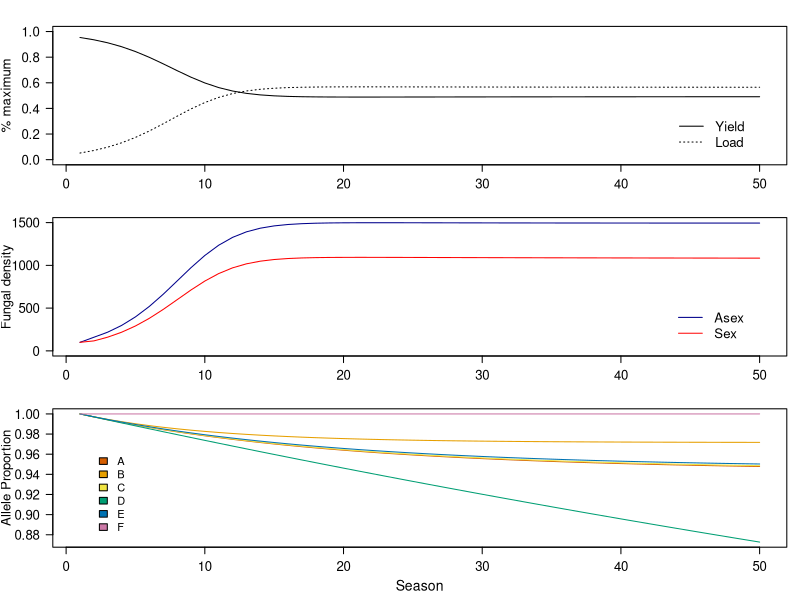
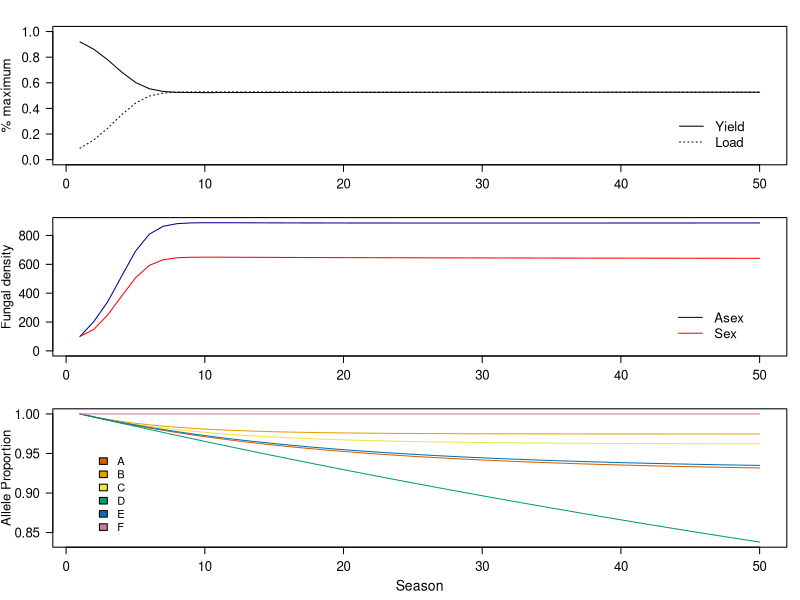
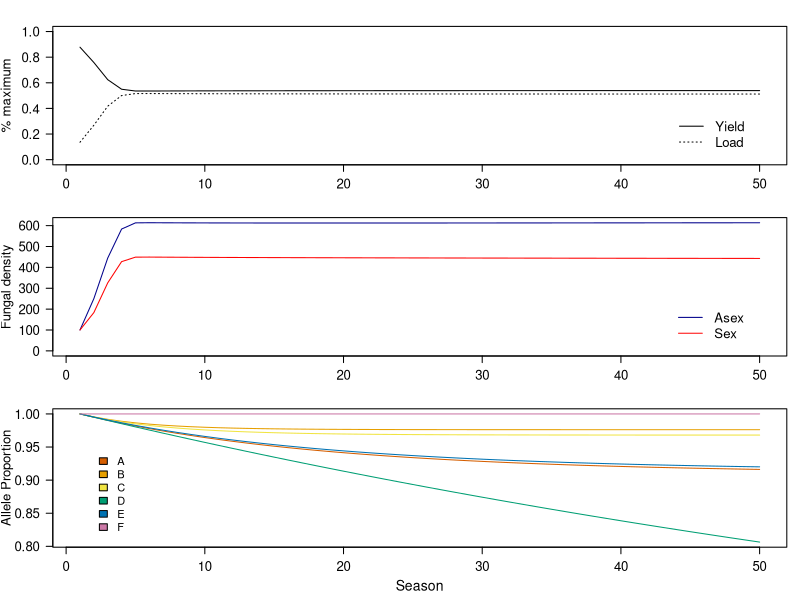
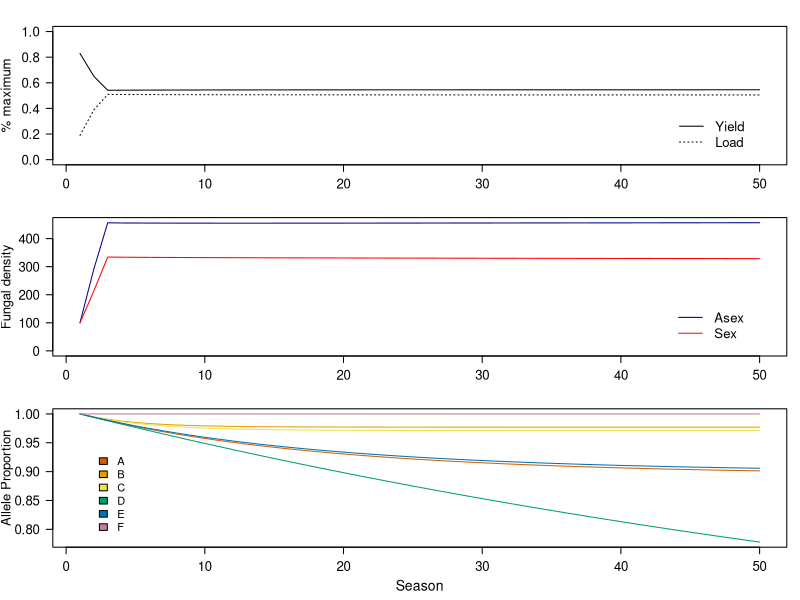
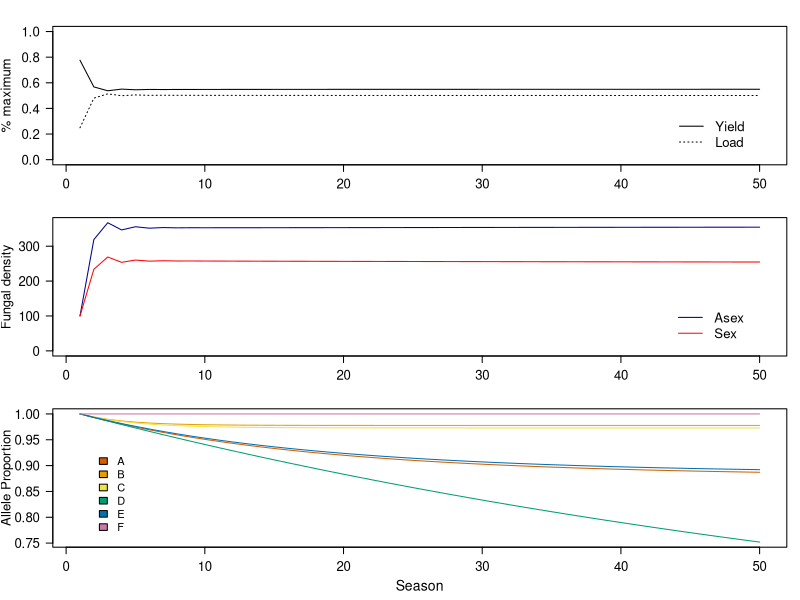
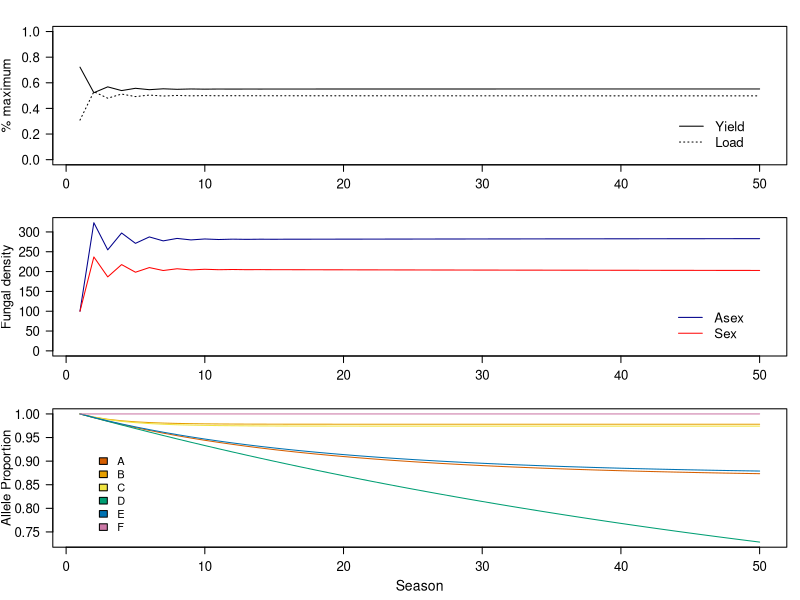
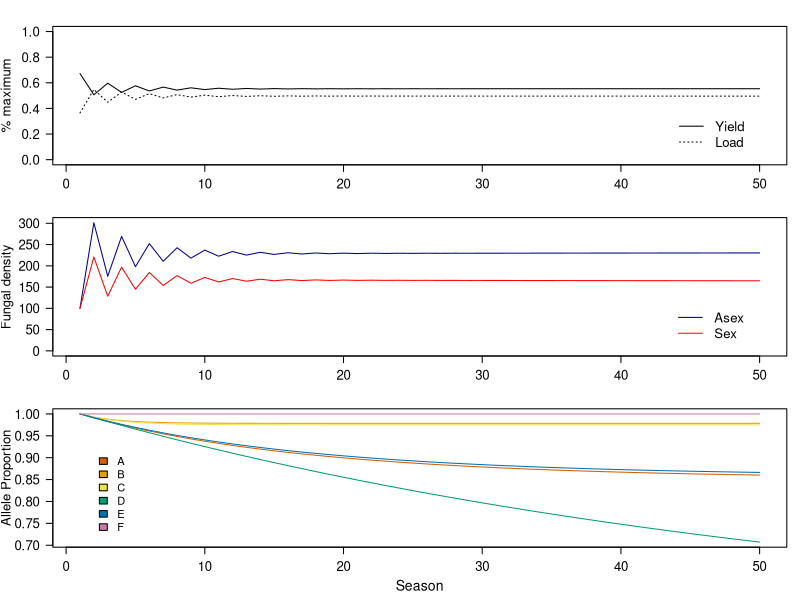
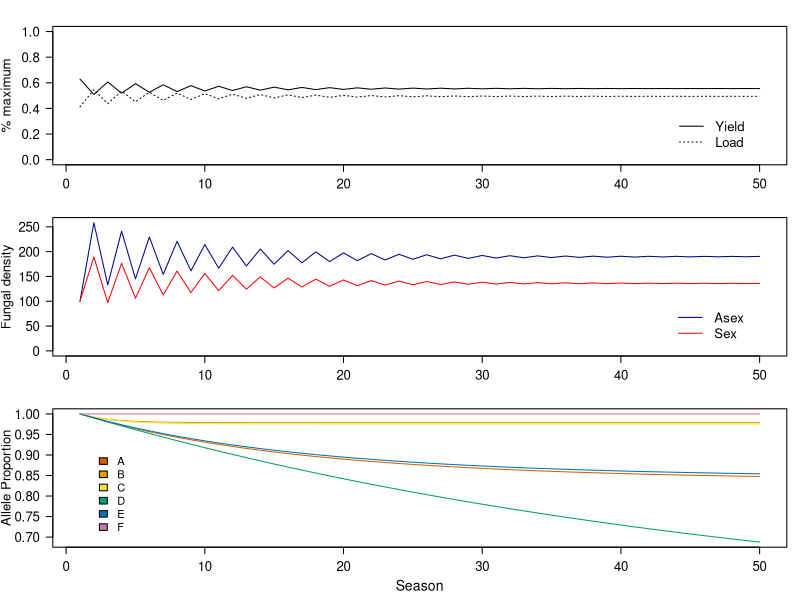

Source code (R) for these figures, in order:
##A model of a fungal plant pathogen on a plant crop in a single field
##We will model uninfected (S), infected (I) plants using S and I to match SI model for epidemiology

##Code to run simulations in Garner, Alkemade and Barraclough 2026 'Evaluating the potential to control fungal plant pathogens using gene drive technology'

library(stringr)
library(fBasics)
library(data.table)

##------------------------------------------------------------------------------------------------------------
##Scenario
	scenario<-1

##matrix to store results in
	grand.res<-NULL

	my.model<-1
	params<-1:20
	yield_params<-matrix(NA,nrow=length(params),ncol=50)
	
for (param in params) {	

##1) Define parameter values 

##Total time to run the simulation
	nseasons<-50
##Maximum number of asexual generations completed on the crop plant each season
	ngens<-param
##Mutation Rate
	mut=c(mut_A=0.001,mut_B=0.001,mut_C=0.001,mut_D=0.001,mut_E=0.001,mut_F=0.00)
##Proportionate yield of infected plants
	Inf_Yield<-0.1
##Toggle whether to additionally plot the within-season dynamics for the final season - by default plots seasons
	plot.within.season<-FALSE

##Wild-type (ABCDEF) parameter values for asexual stages
	##A) Fecundity (Number of Offspring) in soil/debris in spring
	##B) Infection of plants
	##C) Growth on plants
	##D) Proportion of Sex Offspring at end of season
	##E) Winter Survival
	##F) Gene Drive locus

	wt.params<-c(Fecundity=1.3,Infection=0.9,Growth=1.5, Pro_sex=0.4, Survival=0.9,Blank=1)
	wt.alleles<-c("A","B","C","D","E","F")

##Effects of antifungal control on parameter values = selection coefficient of WT in fungicide environment
	control_effect<-c(control_effect_A=0.2,control_effect_B=0.2,control_effect_C=0.2,control_effect_D=0.2,control_effect_E=0.2,control_effect_F=0.2)
##Efficacy of resistance, i.e. how close does resistance get proportionately to restoring original parameter value
	efficacy_resistance<-c(efficacy_resistance_A=0.01,efficacy_resistance_B=0.01,efficacy_resistance_C=0.01,efficacy_resistance_D=0.01,efficacy_resistance_E=0.01,efficacy_resistance_F=0.01) 
##Cost of resistance = selection coefficient of resistant allele in wildtype environment without fungicide
	cost_resistance<-c(cost_resistance_A=0.05,cost_resistance_B=0.05,cost_resistance_C=0.05,cost_resistance_D=0.05,cost_resistance_E=0.05,cost_resistance_F=0.05) 
	
##Gene drive parameters - TIM ADDED INOCULUM SIZE OF GENE DRIVE SPORES
		gene_drive.params<- c(Lethality = 0.0 ,Selfishness = 20, Fecundity_Inhibition = 0.2, Infection_Inhibition = 0.2, Growth_Inhibition = 0.2, Sex_Inhibition = 0.2, Survival_Inhibition=0.2, Inoculum = 50)
   	
    ##NB Compare with Burt 2003, epsilon = Selfishness/(Selfishness+1), and Selfishness = epsilon/(1-epsilon)
	##Where epsilon is probability of F converted to f in Homing Endonuclease Gene
	##Selfishness = 9 equates to epsilon = 0.9, default used in Burt paper (10 = 0.91)
	##Selfishness = 20 equates to epsilon = 0.952381. (19 = epsilon 0.95)
	##Selfishness = 99 (or 100 rounding) equates to epsilon =0.99, cited as realistic high value in yeast in Burt


##Assigns when the prescribed control measure is applied
	gene_drive<-array(FALSE,dim=c(nseasons,1))
	fungicide<-array(1,dim=c(nseasons,ngens,5))	

##The set of possible models to consider
	model.choices<-c("No_control","One_Fungi_20","Two_Fungi_Simult","Two_Fungi_Alt","HaploidGeneDrive","DiploidGeneDrive","HaploidFungicide","DiploidFungicide")
##change my.model to select a model

	
	#my.model<-8
	which.model<-model.choices[my.model]

	## a) No control
	 if (which.model=="No_control") {
			}
			
	##Fungicide models from here

	## b) One fungicide, 20 seasons
	 if (which.model=="One_Fungi_20") {
	  which.seasons<-20:40
	  which.fungicide<-1
	  fungicide[which.seasons,, which.fungicide]<-2
    	 }
    	
   	##c) Two fungicides simultaneously
	 if (which.model=="Two_Fungi_Simult") {
	  which.seasons<-20:40
	  which.fungicide<-c(2,3)
	  fungicide[which.seasons,, which.fungicide]<-2
    	}   	

	## d) Alternating fungicides every 5 years
	 if (which.model=="Two_Fungi_Alt") {
	  which.fungicide<-c(2,3)
	  fungicide[c(20:24,30:34,40:44),, which.fungicide[1]]<-2
	  fungicide[c(20:24,30:34,40:44)+5,, which.fungicide[2]]<-2
    	}

	##Gene drive models from here

    ## e) Haploid gene drive - need to set lethality to 0, which parameter is affected and inhibition amount above.
     if (which.model=="HaploidGeneDrive") {
     	##Gene drive parameters - TIM ADDED INOCULUM SIZE OF GENE DRIVE SPORES
		gene_drive.params<- c(Lethality = 0.0 ,Selfishness = 20, Fecundity_Inhibition = 0.2, Infection_Inhibition = 0.2, Growth_Inhibition = 0.2, Sex_Inhibition = 0.2, Survival_Inhibition=0.2, Inoculum = 50)
		##Selector for which stage the gene_drive is affecting in haploid model
		gene_drive_control<-c(2)
		##when is the gene drive started
		  gene_drive[20:nseasons]<-TRUE
    	}
 
    	
    ##f) Diploid gene drive -  need to set lethality to >0, e.g. 0.99 and inhibition parameters to zero.
  if (which.model=="DiploidGeneDrive") {
     	##Gene drive parameters - TIM ADDED INOCULUM SIZE OF GENE DRIVE SPORES
		gene_drive.params<- c(Lethality = 0.99 ,Selfishness = 20, Fecundity_Inhibition = 0.0, Infection_Inhibition = 0.0, Growth_Inhibition = 0.0, Sex_Inhibition = 0.0, Survival_Inhibition=0.0, Inoculum = 50)
		##Selector for which stage the gene_drive is affecting in haploid model - REQUIRED BUT NOT USED IN THIS VERSION
		gene_drive_control<-c(2)		  
		gene_drive[20:nseasons]<-TRUE
    	}
    
	## g) Haploid gene drive plus one fungicide
   	if (which.model=="HaploidFungicide") {
    	##Gene drive parameters - TIM ADDED INOCULUM SIZE OF GENE DRIVE SPORES
		gene_drive.params<- c(Lethality = 0.0 ,Selfishness = 20, Fecundity_Inhibition = 0.2, Infection_Inhibition = 0.2, Growth_Inhibition = 0.2, Sex_Inhibition = 0.2, Survival_Inhibition=0.2, Inoculum = 50)
		##Selector for which stage the gene_drive is affecting in haploid model
		gene_drive_control<-c(2)
		##when is the gene drive started
		  gene_drive[20:nseasons]<-TRUE
	  		which.seasons<-20:40
	  		which.fungicide<-c(3)
	  		fungicide[which.seasons,, which.fungicide]<-2
    	}
    	
     ##h) Diploid gene drive + fungicide
  if (which.model=="DiploidFungicide") {
     	##Gene drive parameters - TIM ADDED INOCULUM SIZE OF GENE DRIVE SPORES
		gene_drive.params<- c(Lethality = 0.99 ,Selfishness = 20, Fecundity_Inhibition = 0.0, Infection_Inhibition = 0.0, Growth_Inhibition = 0.0, Sex_Inhibition = 0.0, Survival_Inhibition=0.0, Inoculum = 50)
		##Selector for which stage the gene_drive is affecting in haploid model - REQUIRED BUT NOT USED IN THIS VERSION
		gene_drive_control<-c(2)		  
		gene_drive[20:nseasons]<-TRUE
			which.fungicide<-c(2)
	  		fungicide[which.seasons,, which.fungicide]<-2
    	}
   	
    
#----------------------------------------------------------------------------------------------------------------

##2) Construct the mutation table

##TIM JAN 2026- rearranged order of some lines as wasn't working from cold
	Genotype.combos<-expand.grid(c(0,1),c(0,1),c(0,1),c(0,1),c(0,1),c(0,1))
	Genotype.ids<-apply(expand.grid(c("A","a"),c("B","b"),c("C","c"),c("D","d"),c("E","e"),c("F","f")),1,function(x) paste(x,collapse=""))
	##Set up mutation matrix
	mut.list<-list()
	for (i in (1:6)) {
	  mut.list[[i]]<-outer(substring(Genotype.ids,i,i),substring(Genotype.ids,i,i),"==")
	  mut.list[[i]][mut.list[[i]]]<-(1-mut[i])
	  mut.list[[i]][!mut.list[[i]]]<-mut[i]
	}
	mut.matrix<-mut.list[[1]]*mut.list[[2]]*mut.list[[3]]*mut.list[[4]]*mut.list[[5]]*mut.list[[6]]
	

#-----------------------------------------------------------------------------------------
		
##3) Build the parameter array for asexual steps, initially with wildtype values
	##Each matrix in the array contains the associated coefficients for each different locus
	Asex.params<-array(dim=c(2,length(Genotype.ids),length(wt.params)))
	dimnames(Asex.params)[[1]]<-c("None","Control")
	##Row 1 = values when fungicide for that life stage is absent
	##Row 2 = values when fungicide for that life stage is present
	dimnames(Asex.params)[[2]]<-Genotype.ids
	##Columns = each genotype in Genotype.ids
	dimnames(Asex.params)[[3]]<-names(wt.params)
	for (i in (1:length(wt.params))) {Asex.params[,,i]<-wt.params[i]
	Asex.params[1,!grepl(wt.alleles[i],Genotype.ids,fixed=TRUE),i]<-wt.params[i]*(1-cost_resistance[i])}
	for (i in (1:5)) {
	  Asex.params[2, grepl(wt.alleles[i],Genotype.ids,fixed=TRUE),i]<-wt.params[i]*(1-control_effect[i])  
	  ##Values for wild-type allele: first number = value without control, second number = value with control
	  Asex.params[2, !grepl(wt.alleles[i],Genotype.ids,fixed=TRUE),i]<-wt.params[i]*(1-efficacy_resistance[i])    
	  ##Values for alternative/resistant allele: first number = value without control, second number = value with control
	}

##Alter the parameters based on any gene drive effects on haploid life-cycle
	if (any(gene_drive)) {
		for (i in gene_drive_control) {
	  Asex.params[, grepl("f",Genotype.ids,fixed=TRUE),i]<-Asex.params[, grepl("f",Genotype.ids,fixed=TRUE),i]*c(1-gene_drive.params[i+2],1-gene_drive.params[i+2])
	} #Reduces the fitness for the chosen gene_driven effects
	}
	
##Build parameter array for sexual spores
	Sex.params<-Asex.params
	##Currently we assume survival is proportionately higher and fecundity is proportionately lower, irrespective of control
	##TIM JAN 2026- need to think about justification for this a bit, but in any case, 
	##could change so there is a trade-off between survival and fecundity but no net benefit, 
	##plus avoid >100% survival sexual spores, hence i.e. changed to 0.909 and 1.1 to work with defaults. 
	sex_effects<-c(1/1.1,1,1,1,1.1,1)
	Sex.params<-sweep(Sex.params,MARGIN=3,STATS=sex_effects,FUN="*")

#----------------------------------------------------------------

##4) Calculate the random mating and gamete table for sexual reproduction

	alleles<-list()
	for (i in (1:6)) {
	  alleles[[i]]<-strsplit(outer(substring(Genotype.ids,i,i),substring(Genotype.ids,i,i),paste)," ")}
	
	count.genotypes<-function(x) {
	  genos<-outer(alleles[[1]][[x]],alleles[[2]][[x]],paste)
	  genos<-gsub(" ","",as.vector(outer(genos,alleles[[3]][[x]],paste)))
	  genos<-gsub(" ","",as.vector(outer(genos,alleles[[4]][[x]],paste)))
	  genos<-gsub(" ","",as.vector(outer(genos,alleles[[5]][[x]],paste)))
	  genos<-gsub(" ","",as.vector(outer(genos,alleles[[6]][[x]],paste)))
	  return(Genotype.ids%in%genos/sum(Genotype.ids%in%genos))}
	
	RM.table<-t(simplify2array(lapply(1:length(alleles[[1]]),count.genotypes)))
	colnames(RM.table)<-Genotype.ids
	
	allele.array<-array(unlist(alleles),dim=c(2,length(alleles[[1]]),length(alleles)))
	rownames(RM.table)<-paste(apply(allele.array[1,,],1,function(x) paste(x,collapse="")),".",
	                          apply(allele.array[2,,],1,function(x) paste(x,collapse="")),sep="")
	
	##4b) Gene drive alterations to the mating table
	#Rescales f columns to have a greater proportion from sexual reproduction
	RM.table[,grepl("f",Genotype.ids,fixed=TRUE)]<- gene_drive.params["Selfishness"]*RM.table[,grepl("f",Genotype.ids,fixed=TRUE)]
	#Renormalises the table to ensure all rowsums
	RM.table<-RM.table/apply(RM.table,1,sum)
	#Applies lethality to the 'ff' haploids if applicable
	RM.table[str_count(rownames(RM.table),"f")==2,]<-(1-gene_drive.params["Lethality"]^2)*RM.table[str_count(rownames(RM.table),"f")==2,]
	##N.B. For consistency with literature the scalar is 1-e^2 as opposed to simply just redefining the scalar

#---------------------------------------------------------------------------------------------------------

##5) Assign initial values

	##Initial Crop and spore Densities across genotypes
	Initial_Crop<-10000
	#Initial_Spore_Asex<-rep(1.00,length(Genotype.ids))
	#Initial_Spore_Asex[33:64]<-0.0001
	##TIM CHANGED 2026 - start with 100% wild-type alleles
	Initial_Spore_Asex<-rep(0,length(Genotype.ids))
	Initial_Spore_Asex[1]<-100
	Initial_Spore_Sex<-Initial_Spore_Asex
	names(Initial_Spore_Asex)<-Genotype.ids
	names(Initial_Spore_Sex)<-Genotype.ids
##Records of Yield, Load and Spores
	Yield<-array(NA,nseasons)
	Load<-array(NA,nseasons)
	Asex_spores<-matrix(NA,nrow=nseasons,ncol=2^6)
	Sex_spores<-matrix(NA,nrow=nseasons,ncol=2^6)

##Set-up for season 1 from some hypothetical YEAR 0
	 N_Asex <- Initial_Spore_Asex
	 N_Sex<-Initial_Spore_Sex
	  
#--------------------------------------------------------------------------------------------

##6) Run model - step through a set of discrete life stages of fungus within each loop of a yearly cycle##
 
 ##array to plot example of within season dynamics in final season
 within_season<-matrix(NA,nrow=31,ncol=6)
 colnames(within_season)<-c("S","I","Nasex","Nsex","Stage","Gen")

##Start of season loop
 
for (season in (1: nseasons)) {

##A) Start of the year, new field of crop planted, initially all uninfected
	#print(season)
	S<-Initial_Crop
	I<-0
	
	within_season[1,]<-c(S,I,sum(N_Asex),sum(N_Sex),1,1)
	
	#Builds the fungicide set-up for the year
	
	#Sets up the gene_drive if it is enabled for this season TIM ALTERRED 2026 - NOT SURE WHY DOING THIS EVERY LOOP
		##INSTEAD, JUST NEED TO INTRODUCE f ALLELES AT START OF GENE DRIVE
	if (any(gene_drive)){
		if (season == which(gene_drive)[1]) {
		
		N_Asex["ABCDEf"]<-gene_drive.params["Inoculum"]
		
	  #Resets the parameter array
	  #for (i in (1:length(wt.params))) {Asex.params[,,i]<-wt.params[i]
	  	##CHECK HERE - NOT SURE IT IS RIGHT
	  #Asex.params[1,!grepl(wt.alleles[i],Genotype.ids,fixed=TRUE),i]<-wt.params[i]*(1-cost_resistance[i])}
	  #Now applies the fungicide effects
	  #for (i in 1:6) {
	  #  Asex.params[2, grepl(wt.alleles[i],Genotype.ids,fixed=TRUE),i]<-wt.params[i]*(1-control_effect[i])  
	  #  Asex.params[2, !grepl(wt.alleles[i],Genotype.ids,fixed=TRUE),i]<-wt.params[i]*(1-efficacy_resistance[i])}
  	#for (i in gene_drive_control) {
  	 # Asex.params[, grepl("f",Genotype.ids,fixed=TRUE),i]<-Asex.params[, grepl("f",Genotype.ids,fixed=TRUE),i]*c(1-#gene_drive.params[i+2],1-gene_drive.params[i+2])
  	#}
  	
	}
	}
	#Finally sets up the sexual spore parameters - TIM 2026, DON'T NEED THIS?
	#Sex.params<-Asex.params
	#Sex.params<-sweep(Sex.params,MARGIN=3,STATS=sex_effects,FUN="*")
	
	##Record numbers of spores after first planting 
	Asex_spores[season,]<-N_Asex
	Sex_spores[season,]<-N_Sex
	#print(N_Asex)
	#print(N_Sex) 
	
##B) Spores produced by surviving fungal material from the previous year
	N_Asex <- N_Asex * Asex.params[fungicide[season,1,1],,"Fecundity"]
	N_Sex  <- N_Sex  *  Sex.params[fungicide[season,1,1],,"Fecundity"] #Modeled as directly proportional

#Mutation of spores as they reproduce
 	N_Asex <- as.vector(N_Asex%*%mut.matrix)
 	N_Sex <- as.vector(N_Sex%*%mut.matrix)

##TIM JAN 2026- I think we should combine all the spores here for infection
##				otherwise density-dependence is not working properly (each infects more than should
##				if combined together), and no legacy of origin of spores by this stage.

	N_Asex <- N_Asex + N_Sex

	within_season[2,]<-c(S,I,sum(N_Asex),0,1,2)


##C) Initial Infections from the soil 
	#Modeled as proportional to spore density and number of uninfected crops
	
	I_Asex <- N_Asex * Asex.params[fungicide[season,1,2],,"Infection"] * S / (S + I)   ## or S/(S + I) to match SIR models
	## COMMENT OUT JAN 2026 I_Sex <- N_Sex * Sex.params[fungicide[season,1,2],,"Infection"] * S/(S + I)   ## or S/(S + I) to match SIR models
	# Calculates the new infections
	
	New_I<- I_Asex #Genotype array of the new infections
	I <- sum(New_I) #Total number of new infections
	S <- S - I #Remaining healthy crop
	
	within_season[3,]<-c(S,I, sum(New_I),0,2,3)

	
##D) Asexual sporulation and infection generations occur as fungus spreads on the crop

##WITHIN THIS LOOP ASSUME THAT ALL REPRODUCTION IS ASEXUAL - SO NO SEXUAL SPORES FORMED DURING THE GEN LOOP OR PRESENT AT THIS TIME
##NEED PARAMETER/FITNESS THAT DEPENDS ON PRESENCE/ABSENCE OF CONTROL MEASURE, SO CAN TOGGLE ON/OFF OR ALTERNATE 

for (gen in (1:ngens)) {
#Production of new spores per infected plant
	N_Asex <- New_I * Asex.params[fungicide[season,gen,3],,"Growth"]
#Mutation of spores as they reproduce
 	N_Asex <- as.vector(N_Asex%*%mut.matrix)
	
#New infections arise from asexual spores	
  New_I <- N_Asex * Asex.params[fungicide[season,gen,2],,"Infection"] * S/(S + I)   ## or S/(S + I) to match SIR models
	I <- I + sum(New_I)
	S <- S - sum(New_I)
	
	within_season[3+gen,]<-c(S,I, sum(New_I),0,3,3+gen)

	
	} ##end of generations loop
	
	##No need to update these during the Asexual generations, but still need the correct values for the fungicide state at the end 
	Sex.params<-Asex.params
	Sex.params<-sweep(Sex.params,MARGIN=3,STATS=sex_effects,FUN="*")
##E) Crop Harvesting and Load Recording

	Yield[season]<- S + Inf_Yield * I
	Load[season]<-I/Initial_Crop
	
	within_season[3+ngens+1,]<-c(0,0, sum(New_I),0,4,3+ngens+1)

	
##F) Some fungal material produced by last infection cycle overwinters as sexual or as asexual, depending on genotype

	N_Asex <- New_I * (1-Asex.params[fungicide[season,ngens,4],,"Pro_sex"])
	N_Sex <- New_I * (Asex.params[fungicide[season,ngens,4],,"Pro_sex"])
	
	within_season[3+ngens+2,]<-c(0,0, sum(N_Asex),sum(N_Sex),5,3+ngens+2)

	
##G) Sexual Reproduction at the end of the season
#N.B Final sum of density will be same, but ratios of genotypes could change within N_Sex
	
	tmp.Sex_Spore.prop<-N_Sex%o%N_Sex
	tmp.Sex_Spore.prop<-tmp.Sex_Spore.prop/sum(tmp.Sex_Spore.prop)
	Sex_Spore.prop<-colSums(RM.table*as.vector(tmp.Sex_Spore.prop))
	N_Sex<-sum(N_Sex)* Sex_Spore.prop
##Mutations occur during spore formation 
 	N_Sex <- as.vector(N_Sex%*%mut.matrix)	

 	N_Asex <- as.vector(N_Asex%*%mut.matrix)	

##H) Over-winter survival  
	
 	N_Asex <- N_Asex * Asex.params[fungicide[season,ngens,5],,"Survival"]  
 	N_Sex <- N_Sex * Sex.params[fungicide[season,ngens,5],,"Survival"] #Currently modelled as directly proportional
 	
 	names(N_Asex)<-Genotype.ids 
 	names(N_Sex)<-Genotype.ids 
 	
 	within_season[3+ngens+3,]<-c(0,0, sum(N_Asex),sum(N_Sex),6,3+ngens+3)
 		  	
	} ##end of season loop

##add column names
colnames(Asex_spores)<-Genotype.ids
colnames(Sex_spores)<-Genotype.ids

#------------------------------------------------------------------------------------------------------------

##7) PLOT DENSITIES AND ALLELE FREQUENCIES	

##set color-blind palette for loci
col.pal<-c("#D55E00","#E69F00","#F0E442","#009E73","#0072B2","#CC79A7")
cx<-1.2

##Make filename so that keep figures for different versions
tmp<-""
if (exists("which.fungicide")&(max(fungicide)==2)) tmp<-paste0(".",paste0(which.fungicide,collapse=""))
if (exists("gene_drive_control")&any(gene_drive)) tmp<-paste0(tmp,".", paste0( gene_drive_control,collapse=""))

file.name<-paste0("Figures/Model",my.model,"_param",param,tmp,".pdf")

pdf(file=file.name,height=5.5,width=2.5)

par(mfcol=c(3,1),mar=c(2,4,2,1),oma=c(2,0,0,0))

##PLOT OVER SEASONS
comb.spores<-Asex_spores+ Sex_spores
plot(Yield/Initial_Crop,type="l",main="",xlab='Season',ylab="% maximum",las=1,ylim=c(0,1),cex.axis= cx,cex.lab= cx)
lines(Load,type="l",main="Load",xlab='Season',las=1,lty=3)
legend("bottomright", bty="n",inset=.05, legend=c("Yield","Load"),lty=c(1,3),cex= cx)
plot(rowSums(Asex_spores),ylim=c(0,max(c(rowSums(Asex_spores),rowSums(Sex_spores)))),col="darkblue",type="l",ylab="Fungal density",main="",xlab='Season',las=1,cex.axis= cx,cex.lab= cx)
lines(rowSums(Sex_spores),col="red")
legend("bottomright", bty="n",inset=.05,legend=c("Asex","Sex"),col=c('darkblue','red'),lty=1,cex= cx)
##combine genotype counts of asexual and sexual spores
##CALCULATE AND PLOT ALLELE FREQUENCES
allele.freqs<-matrix(NA,nrow=nseasons,ncol=length(wt.alleles))
for (i in (1:length(wt.alleles))) {
  allele.freqs[,i]<-rowSums(comb.spores[,grepl(wt.alleles[i],colnames(comb.spores))])/rowSums(comb.spores)
}
dimnames(allele.freqs)[[2]]<-wt.alleles
matplot(allele.freqs,type="l",lty=1,las=1,main="",col=col.pal,xlab='Season',ylab='Allele Proportion',cex.axis=cx,cex.lab=cx)
legend("bottomleft", bty="n",inset=.05,legend=wt.alleles,fill=col.pal,horiz=FALSE)
mtext(text = "Season",side=1,line=2.5,cex=0.7*cx)

dev.off()


# 7a) Optional, needs switching on - PLOT WITHIN SEASON


file.name2<-gsub("Model","WithinSeason",file.name)

if (plot.within.season) {

  pdf(file= file.name2, height=5.5,width=2.5)
  
  par(mfcol=c(3,1),mar=c(2,4,2,1),oma=c(2,0,0,0))
  matplot(within_season[1:11,1:2],type="s",ylab="Plant Density",xlab="step",main="",col=1,lty=c(1,3),xaxt="n",cex.axis=cx,cex.lab=cx)
  legend("topright", bty="n",inset=.05,legend=c("Susceptible","Infected"),lty=c(1,3))
  polygon(c(1,2,2,1),c(0,0,max(within_season[1:11,1:2])*1.1, max(within_season[1:11,1:2]))*1.1,col=gray(0.5,0.1),border=NA)
  polygon(c(3,8,8,3),c(0,0,max(within_season[1:11,1:2])*1.1, max(within_season[1:11,1:2]))*1.1,col=gray(0.5,0.1),border=NA)
  polygon(c(9,10,10,9),c(0,0,max(within_season[1:11,1:2])*1.1, max(within_season[1:11,1:2]))*1.1,col=gray(0.5,0.1),border=NA)
  mtext(text=1:6,at=c(1.5,2.5,5.5,8.5,9.5,10.5),side=1,line=0.2,cex=0.7*cx)
  mtext(text="Stage",side=1,line=1.2,cex=0.7*cx)
  
  matplot(within_season[1:11,3:4],type="s",ylab="Fungal Density",xlab="step",main="",col=c("darkblue","red"),lty=1,xaxt="n",cex.axis=cx,cex.lab=cx)
  legend("center", bty="n",inset=.05, legend=c("Asex","Sex"),col=c('darkblue','red'),lty=1,cex=cx)
  polygon(c(1,2,2,1),c(0,0,max(within_season[1:11,3:4])*1.1, max(within_season[1:11,3:4]))*1.1,col=gray(0.5,0.1),border=NA)
  polygon(c(3,8,8,3),c(0,0,max(within_season[1:11,3:4])*1.1, max(within_season[1:11,3:4]))*1.1,col=gray(0.5,0.1),border=NA)
  polygon(c(9,10,10,9),c(0,0,max(within_season[1:11,3:4])*1.1, max(within_season[1:11,3:4]))*1.1,col=gray(0.5,0.1),border=NA)
  mtext(text=1:6,at=c(1.5,2.5,5.5,8.5,9.5,10.5),side=1,line=0.2,cex=0.7*cx)
  mtext(text="Stage",side=1,line=1.2,cex=0.7*cx)
  
  ##check fungal densities include value immediately prior to asex/sex reproduction
  ##add generations/stages to the plot instead of steps
  dev.off()

}

yield_params[param,20:50]<-Yield[20:50]/Initial_Crop

#----
##CALCULATE EQUILIBRIUM SOLUTIONS FOR ECOLOGICAL CASE

##Tried doing this in SageMath - but it failed to find a solution for Nasex at equilibrium. 

#-------------------------------------------------------------------------------------------------------------------
##SUMMARY STATISTICS

Jumps<-c(0)
Behaviour<-array(dim=c(nseasons,3))
for (i in 2:(nseasons)){Jumps[i]<-(Yield[i]-Yield[i-1])}

##Behaviour Categorising - Cycles, Spikes, Converged, Decreasing
for (i in 2:nseasons) {
  if (abs(Jumps[i])<2) {Behaviour[i,1]<-'Converged'}
  if (Jumps[i]>2) {Behaviour[i,1]<-'Increasing'}
  if (Jumps[i]< -2) {Behaviour[i,1]<-'Decreasing'}
  if ((Jumps[i]*Jumps[i-1])<0) {Behaviour[i,2]<-'Cyclic'}
  else {Behaviour[i,2]<-'Monotone'}
  if (abs(Jumps[i])>2000) {Behaviour[i,3]<-'Spike'}
}

Data <- data.frame(yield = Yield,
                   differences = Jumps,
                   load = Load,
                   behaviour = Behaviour,
                   asex_total = rowSums(Asex_spores),
                   sex_total = rowSums(Sex_spores),
                   asex_Densities = Asex_spores,
                   sex_Densities = Sex_spores,
                   allele_Freqs = allele.freqs,
                   
                   row.names = 1:nseasons)
Summary_Data<-basicStats(Data[c('yield','load','asex_total','sex_total')])[c("Mean","Minimum","Maximum","Stdev"),]
#matplot(frollmean(Data[,"yield"],2),type="l",lty=1,main="Yield Rolling Avg",ylabel='Two step average')

Data[c('asex_Densities.ABCDEf','sex_Densities.ABCDEf','asex_Densities.ABCDEF','sex_Densities.ABCDEF')]
##Parameter Summary

Parameters <- data.frame(Mutation_Rates = mut,
                         W.T.Parameters = wt.params,
                         Sexual_Effects = sex_effects,
                         Gene_Drive_Effects = gene_drive.params[3:8],
                         Costs = cost_resistance,
                         Efficacies = efficacy_resistance,
                         Control_Effects = control_effect,
                         row.names= wt.alleles)
    Parameters<-Parameters[1:5,]
    Parameters<-Parameters[,-4]
                         

yield_res<-c(pre_yield= mean(Yield[5:20]), peak_yield= max(Yield[5:20]), yield_40=Yield[40], yield_50=Yield[50],mean_21_40=mean(Yield[21:40]), mean_41_50=mean(Yield[41:50]), mean_21_50=mean(Yield[21:50]))/Initial_Crop

Gene_drive<-array(0,5)
if (any(gene_drive)) {Gene_drive[gene_drive_control]<-1}
names(Gene_drive)<-paste0("GeneDrive_",1:5)

##set to NA for any that weren't used
gene_drive.params[(3:7)[which(Gene_drive==0)]]<-NA

Fungi_cont<-array(0,5)
if (any(fungicide==2)) {Fungi_cont[which.fungicide]<-1}
names(Fungi_cont)<-paste0("Fungicide_",1:5)

##set to NA for any that weren't used
Parameters[which(Fungi_cont==0),5:6]<-NA

##pull out allele frequencies at these seasons
allele.freqs20<-allele.freqs[20,]
names(allele.freqs20)<-paste("Freq20_",colnames(allele.freqs),sep="")
allele.freqs40<-allele.freqs[40,]
names(allele.freqs40)<-paste("Freq40_",colnames(allele.freqs),sep="")
allele.freqs50<-allele.freqs[50,]
names(allele.freqs50)<-paste("Freq50_",colnames(allele.freqs),sep="")

##single line summary of results
res<-c(scenario=scenario,model=my.model,unlist(Parameters),Fungi_cont,Num_fung=sum(Fungi_cont),gene_drive.params, Gene_drive,Num_drive=sum(Gene_drive),Infection_Yield=Inf_Yield,Number_of_Generations=ngens,
	yield_res, allele.freqs20 , allele.freqs40 ,allele.freqs50)
res<-t(res)

grand.res<-rbind(grand.res,res)

}  ##end my.model loop

	file.name4<-paste0("Figures/Model",my.model,"_params",tmp,".pdf")
	
	pdf(file=file.name4,height=5.5,width=2.5)
	
	par(mfcol=c(3,1),mar=c(2,4,2,1),oma=c(2,0,0,0))
	
	matplot(params,yield_params[,-(1:20)],type="p",ylab="% Yield",xlab="g",las=1,pch=20,cex=0.3,col="black",xlim=c(0,max(params)),cex.axis= cx,cex.lab= cx)	
	mtext(text = "g (Number infection cycles)",side=1,line=2,cex=0.7*cx)
	dev.off()
	
	
	#file.name3<-paste0("Scenario",scenario,".csv")

write.csv(grand.res,file="NoControlResults.csv",row.names=F)
